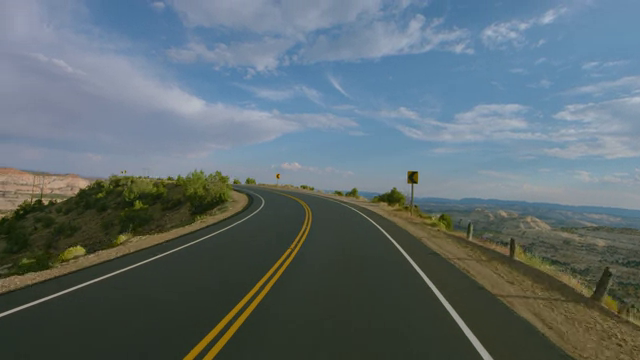
#> input picture auta/lab_2/frames/frame_600.png, 640 x 360 px
$ python -i road_detector.py   (imports and definitions only)
#> lines starting #> are read from the running program, lines starting #| are printed output that depends on the picture
#> further down, picture is the input picture: shape (360, 640, 3); mean B, G, R 111.4, 107.2, 93.5
import numpy as np
import cv2

def _get_im_strip(im, strip_no, total_strips):
    im_height = im.shape[0]
    strip_height = im_height / total_strips
    start_height = int(im_height - strip_no * strip_height)
    end_height = int(start_height - strip_height)
    return im[end_height:start_height]

def _hough_line_to_slope_form(rho, theta):
    a = np.cos(theta)
    b = np.sin(theta)
    x0 = a*rho
    y0 = b*rho
    x1 = int(x0 + 100*(-b))
    y1 = int(y0 + 100*(a))
    x2 = int(x0 - 100*(-b))
    y2 = int(y0 - 100*(a))

    if x1 == x2:
        A = 0
        B = x1
    else:
        A = (y2 - y1) / (x2 - x1)
        B = y1 - (y2 - y1)/(x2 - x1)*x1

    if A == 0:
        A = 0.001

    return (A, B)

def detect(im):
    left_lines = []
    right_lines = []

    max_strips = 7

    roi = im[int(im.shape[0] * 0.7):]
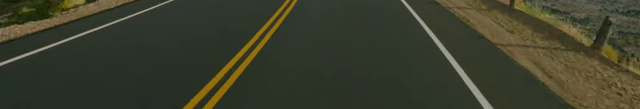
#> roi: shape (109, 640, 3); mean B, G, R 44.2, 62, 59.8
    filtered = cv2.GaussianBlur(roi, (5, 5), 0)
    edges = cv2.Canny(filtered, 100, 200)
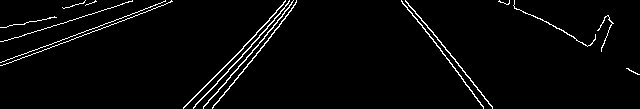
#> edges: shape (109, 640); 2.9% white in thin lines or dots

    for i in range(max_strips):
        strip = _get_im_strip(edges, i, max_strips)
        hough_lines = cv2.HoughLines(strip,1,np.pi/180,13)
        current_strip_lines = []

        if hough_lines is not None:
            for line in hough_lines:
                for rho,theta in line:
                    theta_deg = theta * 180 / np.pi

                    if theta_deg < 70 or theta_deg > 110:
                        (A, B) = _hough_line_to_slope_form(rho, theta)

                        #Translate B
                        y_translation = im.shape[0] - (i + 1) * strip.shape[0]
                        B += y_translation

                        y_start = y_translation
                        x_start = (y_start - B) / A

                        y_end = y_start + strip.shape[0]
                        x_end = (y_end - B) / A

                        start = (int(x_start), int(y_start))
                        end = (int(x_end), int(y_end))

                        current_strip_lines.append((start, end))

        left_line, right_line = None, None
        center_width = 1.1 * (im.shape[1] / 2.0)

        for line in current_strip_lines:
            if line[0][0] < center_width:
                if left_line == None:
                    left_line = line
                elif line[0][0] > left_line[0][0]:
                    left_line = line
            if line[0][0] > center_width:
                if right_line == None:
                    right_line = line
                elif line[0][0] < right_line[0][0]:
                    right_line = line

        if left_line != None:
            if len(left_lines) > 0:
                left_line = (left_line[0], (left_lines[-1][0][0], left_line[1][1]))
            left_lines.append(left_line)
        if right_line != None:
            if len(right_lines) > 0:
                right_line = (right_line[0], (right_lines[-1][0][0], right_line[1][1]))
            right_lines.append(right_line)
#> after the loop, left_lines = [((224, 344), (209, 360)), ((238, 328), (224, 344)), ((250, 312), (238, 328)), ((264, 296), (250, 312)), ((277, 280), (264, 296)), ((296, 264), (277, 280)), ((304, 255), (296, 270))]; right_lines = [((470, 344), (481, 360)), ((457, 328), (470, 344)), ((446, 312), (457, 328)), ((435, 296), (446, 312)), ((422, 280), (435, 296)), ((410, 264), (422, 280)), ((397, 255), (410, 270))]


    return left_lines[:-1], right_lines[:-1]

# [43 lines of commented-out code are left out]

>>> import cv2
>>> picture = cv2.imread('frames/frame_600.png')
>>> result = detect(picture)
